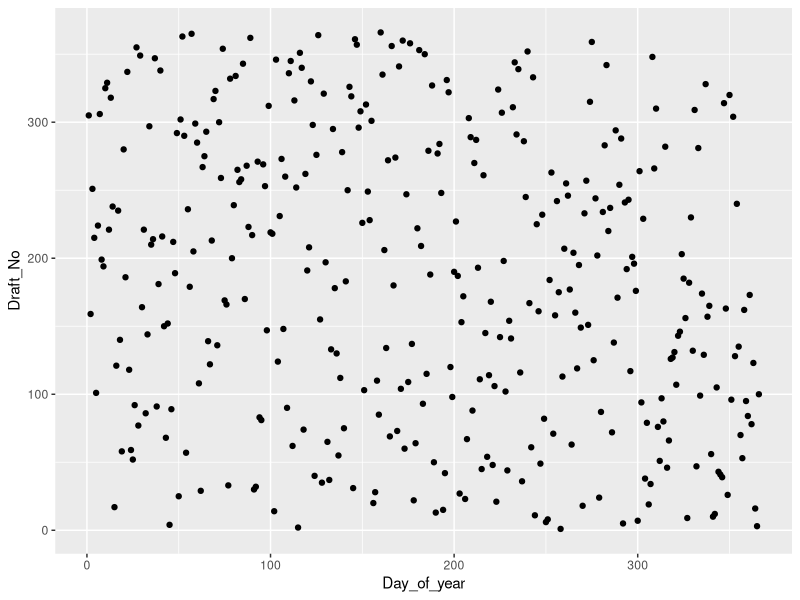
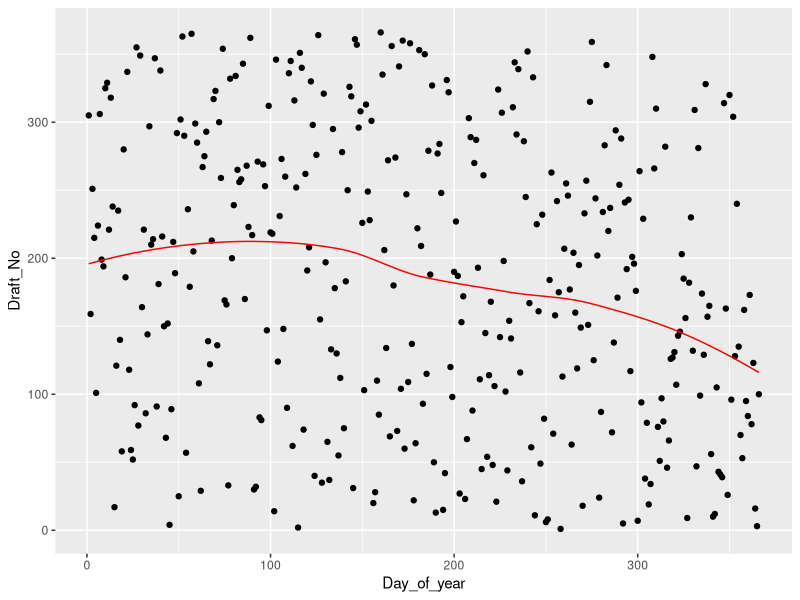
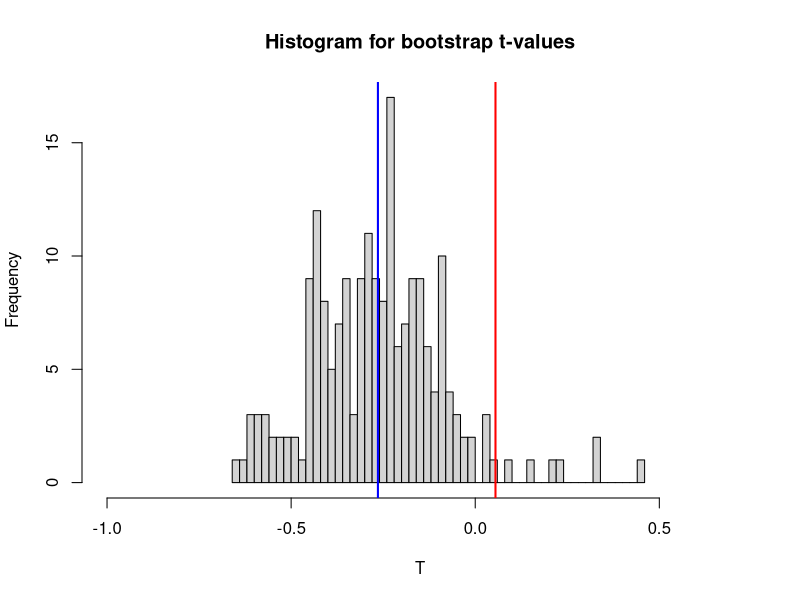
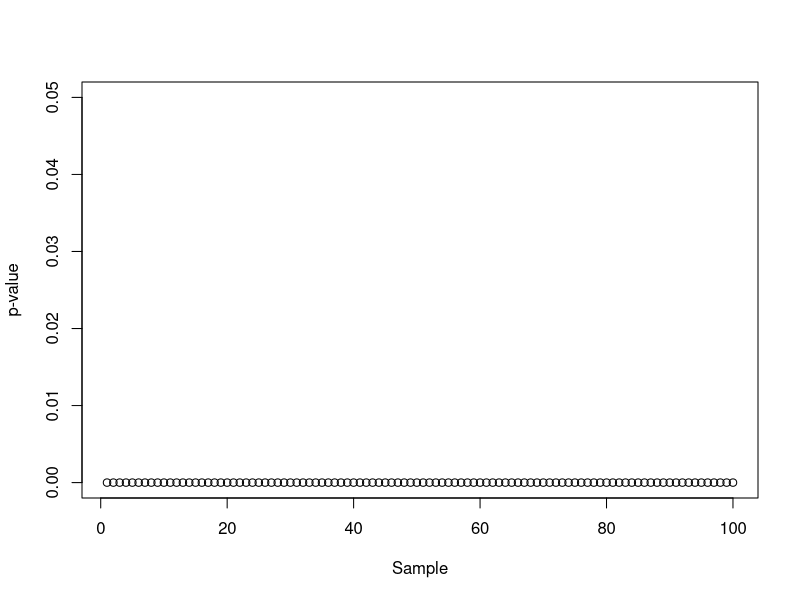
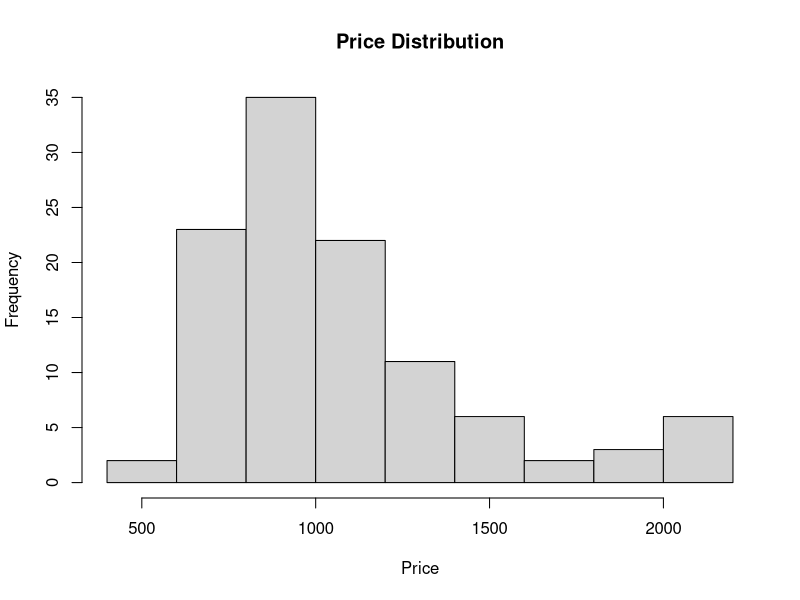
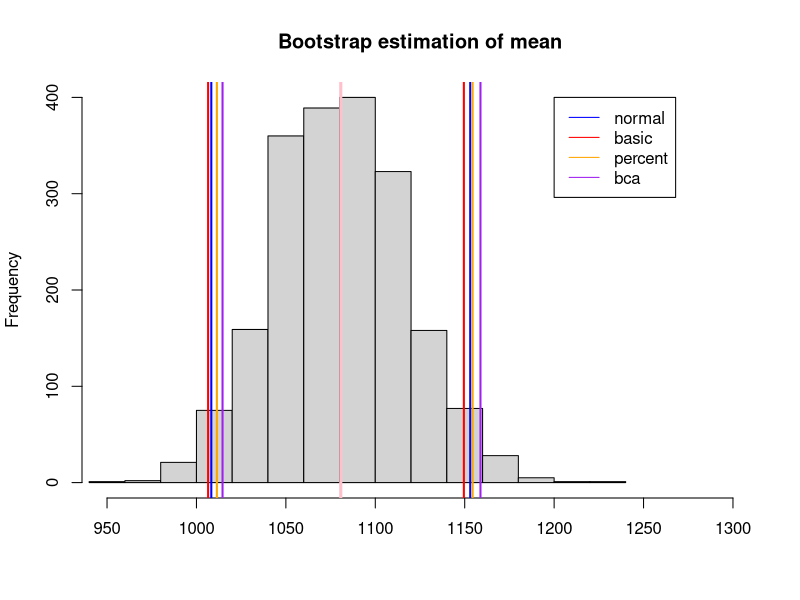
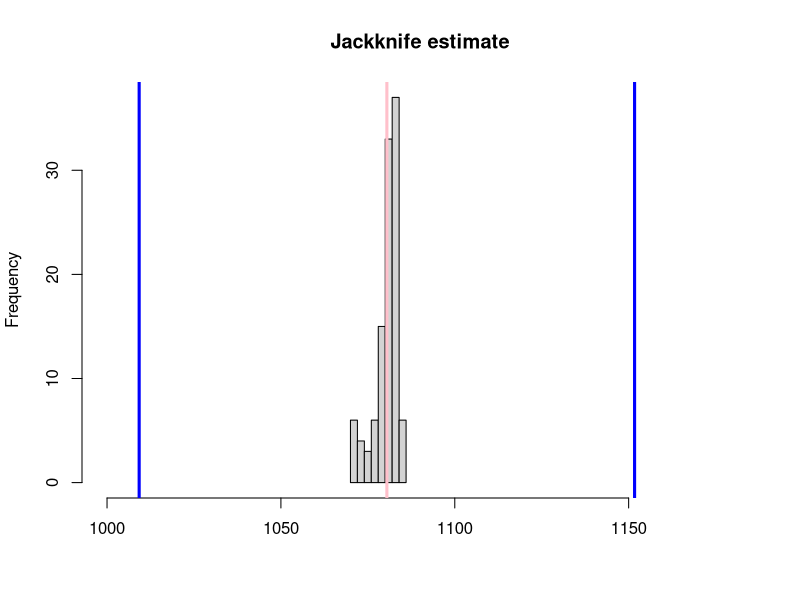

R code for these plots, in order:
## ---- chunk 1
knitr::opts_chunk$set(echo = TRUE)
## ---- chunk 2
library(ggplot2)

lottery <- read.csv2("../data/lottery.csv")

q11 <- ggplot(lottery, aes(x = Day_of_year, y = Draft_No)) + geom_point()
plot(q11)

data <- data.frame(x=lottery$Day_of_year, y=lottery$Draft_No)
## ---- chunk 3
loessfit <- loess(y ~ x, data=data)
data$pred <- predict(loessfit, data$x)

q12 <- q11 + geom_path(data = data, aes(x=x, y=pred), col = "red")
plot(q12)
## ---- chunk 4
teststat <- function(model) {
    function(data) {
        xa <- data$x[which.min(data$y)]
        xb <- data$x[which.max(data$y)]

        fit <- model(y ~ x, data)

        ya <- predict(fit, xa)
        yb <- predict(fit, xb)

        (yb - ya) / (xb - xa)
    }
}

teststat_boot <- function(data, idx, stat) {
    data <- data[idx,]
    stat(data)
}
## ---- chunk 5
library(boot)

B <- 200

set.seed(123456)
npboot <- boot(data=data, statistic=teststat_boot, R=B, stat=teststat(model=loess))
pvalue <- sum(npboot$t > 0) / B
## ---- chunk 6
hist(npboot$t, xlim = c(-1,0.7), breaks = 50,
     main = "Histogram for bootstrap t-values", xlab ="T")
abline(v=pvalue, col = "red", lwd = 2)
abline(v=mean(npboot$t), col="blue", lwd=2)
## ---- chunk 7
teststat_permutation<- function(data, B, stat) {
    n <- nrow(data)
    statistics <- rep(0, B)
    newdata <- data.frame(x=data$x, y=sample(data$y, n))

    for (b in 1:B) {
        statistics[b] <- stat(newdata)
        newdata$y <- sample(data$y, n)
    }

    sum(abs(statistics) >= abs(stat(data))) / B
}

set.seed(123456)
pvalue2 <- teststat_permutation(data, B, teststat(loess))
## ---- chunk 8
genranddata <- function(x, alpha) {
    data.frame(x=x, y=pmax(0, pmin(alpha * x + rnorm(length(x), mean=183, sd=10), 366)))
}

alphas <- seq(0.1, 10, by=0.1)
pvalues <- rep(0, length(alphas))

set.seed(123456)

for (i in 1:length(alphas)) {
    newdata <- genranddata(data$x, alphas[i])
    pvalues[i] <- teststat_permutation(newdata, 20, teststat(loess))
}

plot(pvalues, xlab="Sample", ylab="p-value", ylim=c(0, 0.05))
## ---- chunk 9
rejectionrate <- sum(pvalues <= 0.05) / length(pvalues)
## ---- chunk 10
price <- read.csv("../data/prices1.csv", sep=";")
## ---- chunk 11
hist(price$Price, main="Price Distribution", xlab="Price")
## ---- chunk 12
bootmean <- function(data,ind){
  data <- data[ind]
  mean(data)
}

B <- 2000

estmean <- boot(data = price$Price,bootmean, R = B)

bias_corrected_estmean <- 2 * estmean$t0 - mean(estmean$t)

bias_correction <- mean(estmean$t- estmean$t0)

estvar <- sum((estmean$t - mean(estmean$t))^2) / (B - 1)

cibo <- boot.ci(estmean)
## ---- chunk 13
hist(estmean$t, xlim = c(950,1300), main = "Bootstrap estimation of mean", xlab = "")
abline(v=bias_corrected_estmean, col="pink", lwd=3)
abline(v=cibo$normal[2:3], col = "blue", lwd = 2)
abline(v=cibo$basic[4:5], col = "red", lwd = 2)
abline(v=cibo$percent[4:5], col = "orange", lwd = 2)
abline(v=cibo$bca[4:5], col = "purple", lwd = 2)
legend(y=400, x=1200, c("normal","basic","percent","bca"), lty = c(1,1),
       col=c("blue", "red", "orange", "purple"))
## ---- chunk 14
jackknife <- function(data,B,tstat){
  stopifnot(B >= 0 && B <= length(data))

  est <- rep(1, times = B)

  for(i in 1:B){
    est[i] <- tstat(data[-i])
  }

  return(est)
}

jackest <- jackknife(price$Price, B=length(price$Price), tstat=mean)
jackestmean <- mean(jackest)

n <- length(price$Price)

tstar <- n * mean(price$Price) - (n - 1) * jackest
JT <- mean(tstar)
jackvar <- sum((tstar - JT)^2) / (n * (n - 1))

lowerci <- JT - 1.96 * sqrt(jackvar)
upperci <- JT + 1.96 * sqrt(jackvar)

hist(jackest,breaks = 10, xlim = c(1000, 1180), xlab = "", main = "Jackknife estimate")
abline(v=jackestmean, col="pink", lwd=3)
abline(v=lowerci, col="blue", lwd = 3)
abline(v=upperci, col="blue", lwd = 3)
## ---- chunk 15
library(knitr)

cimatrix <- rbind(
  c("Normal", cibo$normal[2], mean(estmean$t), cibo$normal[3]),
  c("Percent", cibo$percent[4], mean(estmean$t), cibo$percent[5]),
  c("Basic", cibo$basic[4], mean(estmean$t), cibo$basic[5]),
  c("Bca", cibo$bca[4], mean(estmean$t), cibo$bca[5]),
  c("Jackknife", lowerci, mean(jackest), upperci)
)
colnames(cimatrix) <- c("Name", "Lower", "Mean", "Upper")

cimatrix[, 2:4] <- round(as.numeric(cimatrix[, 2:4]))

kable(cimatrix)
